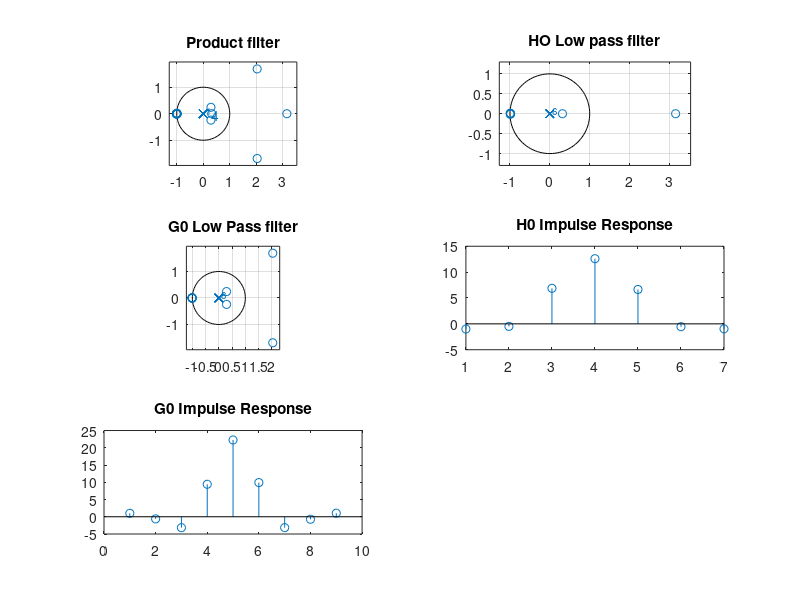
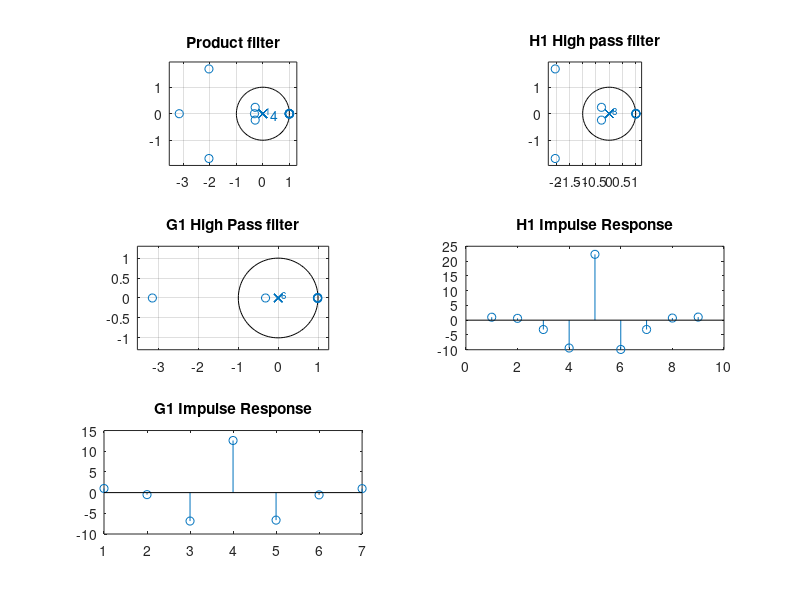
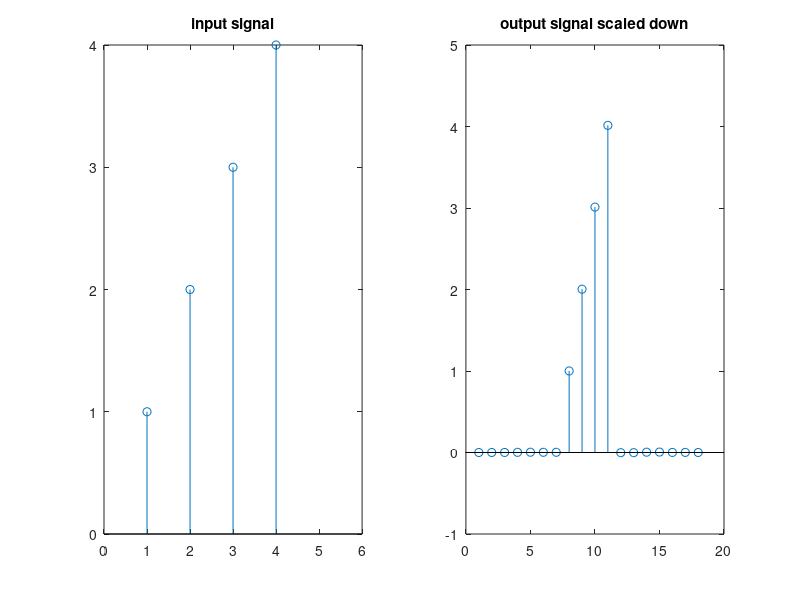

MATLAB code to generate these figures, in order:
% Use Matlab to make the 7/9 symmetric biorthogonal Daubechies filters. Use the
% same product filter P(z) as for the design of orthonormal wavelet filters (i.e., a half-band
% Type 1 FIR filter of length 2N-1 with N zeros at z = -1). Use N = 8 to get the product filter
% P(z) needed here.
%  Implement a perfect reconstruction filter bank using the filter you create. Verify the
% filter bank has the perfect reconstruction propertyclc;

clear all;
close all;
Qz=[0.0024 -0.0195 0.0640 -0.1016 0.0640 -0.0195 0.0024];
hp=poly([-1 -1 -1 -1 -1 -1 -1 -1]);
p=conv(Qz,hp);
r=roots(p);
r0=zeros(6,1);
j=1;
for i=1:length(r)
if 0.9< abs(r(i,1)) && abs(r(i,1))<1
    r0(j,1)=r(i,1);
    j=j+1;
end
if imag(r(i,1))==0
    r0(j,1)=r(i,1);
    j=j+1;
end
end
h0=-poly(r0);
r1=setdiff(r,r0);
g0=poly(r1);
figure,
subplot(3,2,1),zplane(p),title('Product filter');
subplot(3,2,2),zplane(h0),title('HO Low pass filter');
subplot(3,2,3),zplane(g0),title('G0 Low Pass filter');
subplot(3,2,4),stem(h0),title('H0 Impulse Response');
subplot(3,2,5),stem(g0),title('G0 Impulse Response');

%% For high pass filter

rh=-r;
ph=poly(rh);
r2=zeros(6,1);
j=1;
for i=1:length(rh)
if 0.9< abs(rh(i,1)) && abs(rh(i,1))<1
    r2(j,1)=rh(i,1);
    j=j+1;
end
if imag(rh(i,1))==0
    r2(j,1)=rh(i,1);
    j=j+1;
end
end
g1=poly(r2);
r3=setdiff(rh,r2);
h1=poly(r3);
figure,
subplot(3,2,1),zplane(ph),title('Product filter');
subplot(3,2,2),zplane(h1),title('H1 High pass filter');
subplot(3,2,3),zplane(g1),title('G1 High Pass filter');
subplot(3,2,4),stem(h1),title('H1 Impulse Response');
subplot(3,2,5),stem(g1),title('G1 Impulse Response');

%% Verifying perfect reconstruction property
x=[1 2 3 4];
y1=conv(x,h0);
y1=downsample(y1,2);
y1=upsample(y1,2);
y1=conv(y1,g0);
y2=conv(x,h1);
y2=downsample(y2,2);
y2=upsample(y2,2);
y2=conv(y2,g1);
y=(y1+y2)/414;
figure,
subplot(1,2,1),stem(x);title('input signal');xlim([0 6]);
subplot(1,2,2),stem(y);title('output signal scaled down');
